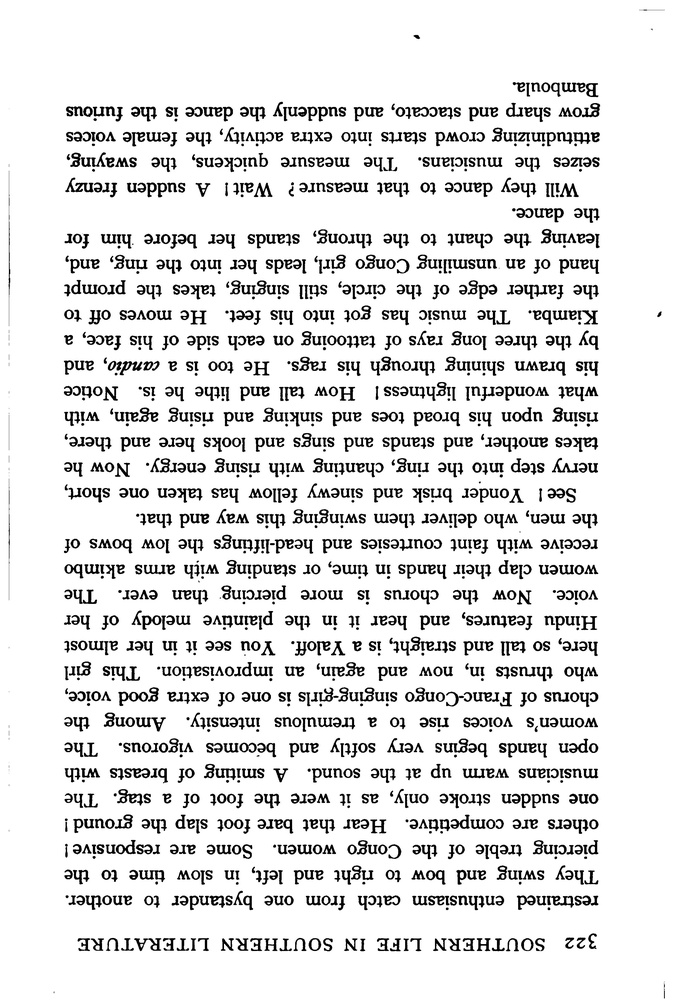
#> input picture images/inverted.jpg, 674 x 1000 px, shrunk from 2642 x 3918 before the run
$ python flip_detect.py
#> lines starting #> are read from the running program, lines starting #| are printed output that depends on the picture; long printed decimals are rounded
# Base stub obtained from below and modified as required.
# https://stackoverflow.com/questions/55654142/detect-if-a-text-image-is-upside-down
import cv2
import numpy as np
import matplotlib.pyplot as plt

# load image, convert to grayscale, threshold it at 127 and invert.
# page = cv2.imread('images/upright.jpg')
page = cv2.imread('images/inverted.jpg')
#> page is the input picture: shape (1000, 674, 3); min 0, max 255, mean 226.6

page = cv2.cvtColor(page, cv2.COLOR_BGR2GRAY)
#> page: shape (1000, 674)
page = cv2.threshold(page, 127, 255, cv2.THRESH_BINARY_INV)[1]
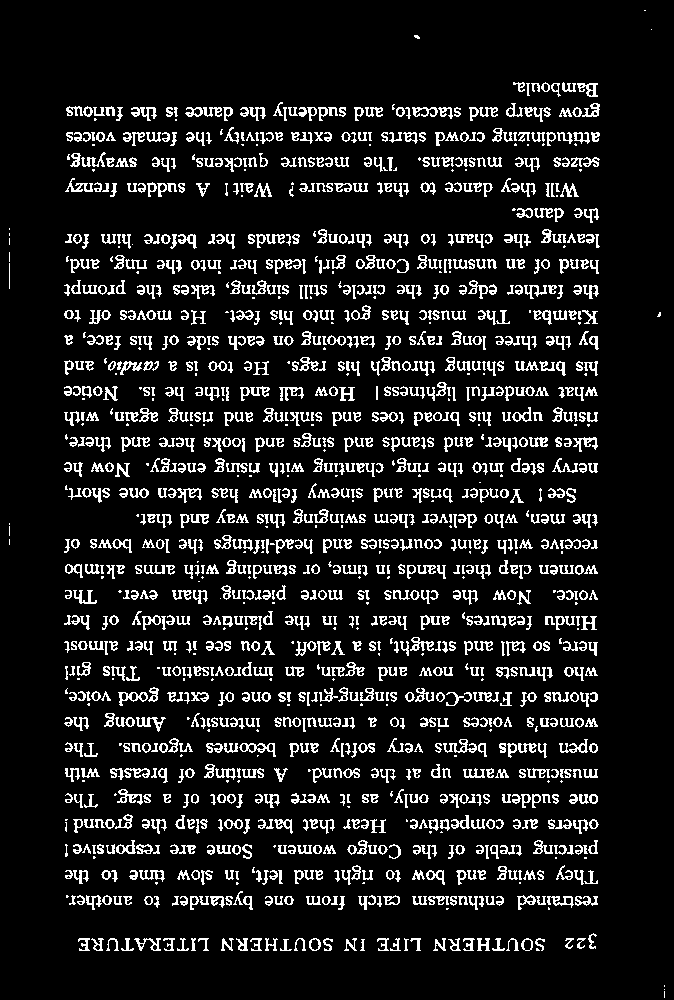
#> page: shape (1000, 674); 10.9% white in thin lines or dots

# project the page to the side and smooth it with a gaussian
projection = np.sum(page, 1)
#> projection = 1000 values, max 87975 at index 108, min 0 at index 0, mean 18715.2
gaussian_filter = np.exp(-(np.arange(-3, 3, 0.1)**2))
gaussian_filter /= np.sum(gaussian_filter)
smooth = np.convolve(projection, gaussian_filter)
#> smooth = 1059 values, max 33643.4 at index 142, min 0 at index 0, mean 17672.5

x = range(len(projection))
plt.figure()
plt.plot(x, projection)
plt.show()
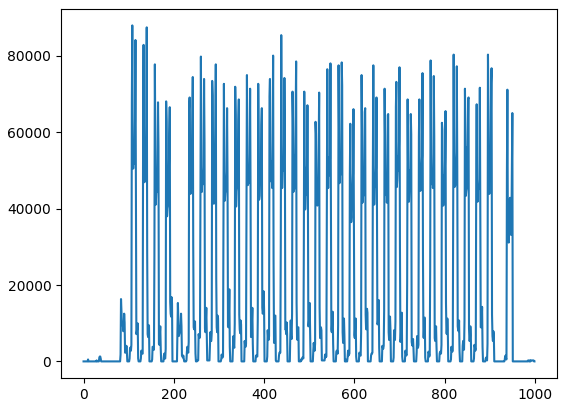
#> figure drawn by matplotlib, 1 panel; curve peaks at x = 108, y = 87975


x = range(len(smooth))
plt.figure()
plt.plot(x, smooth)
plt.show()
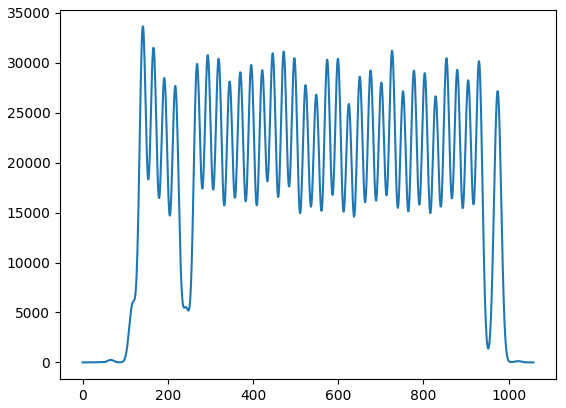
#> figure drawn by matplotlib, 1 panel; curve peaks at x = 142, y = 33643.4

# find the pixel values where we expect lines to start and end
mask = smooth > np.average(smooth)
edges = np.convolve(mask, [1, -1])
#> edges = 1060 values, max 1 at index 133, min -1 at index 178, mean 0
line_starts = np.where(edges == 1)[0]
#> line_starts = 30 values from 133 to 967
line_endings = np.where(edges == -1)[0]
#> line_endings = 30 values from 178 to 982

# count lines with peaks on the lower side
lower_peaks = 0
for start, end in zip(line_starts, line_endings):
    line = smooth[start:end]
    if np.argmax(line) < len(line)/2:
        lower_peaks += 1
#> this loop made 30 passes
#> (start, end) on passes 1 to 12: (133, 178), (183, 201), (209, 226), (261, 280), (283, 306), (309, 330), (336, 355), (361, 381), (386, 406), (412, 457), (462, 484), (486, 507)
#> after the loop, lower_peaks = 21

print(lower_peaks)
#| 21
print(line_starts)
#| [133 183 209 261 283 309 336 361 386 412 462 486 515 540 565 589 617 642
#|  666 692 716 744 769 794 820 844 870 896 921 967]
flip_confidence = float(lower_peaks) / len(line_starts)*100
#> flip_confidence = 70

# if more peaks are on the lower side then orientation is correct (not inverted)

if (flip_confidence < 50):
	print('Flipped Image Confidence: ' + str(100-flip_confidence))
else:
	print('Upright Image Confidence: ' + str(flip_confidence))
#| Upright Image Confidence: 70.0

$ run again, with images/upright.jpg copied over images/inverted.jpg
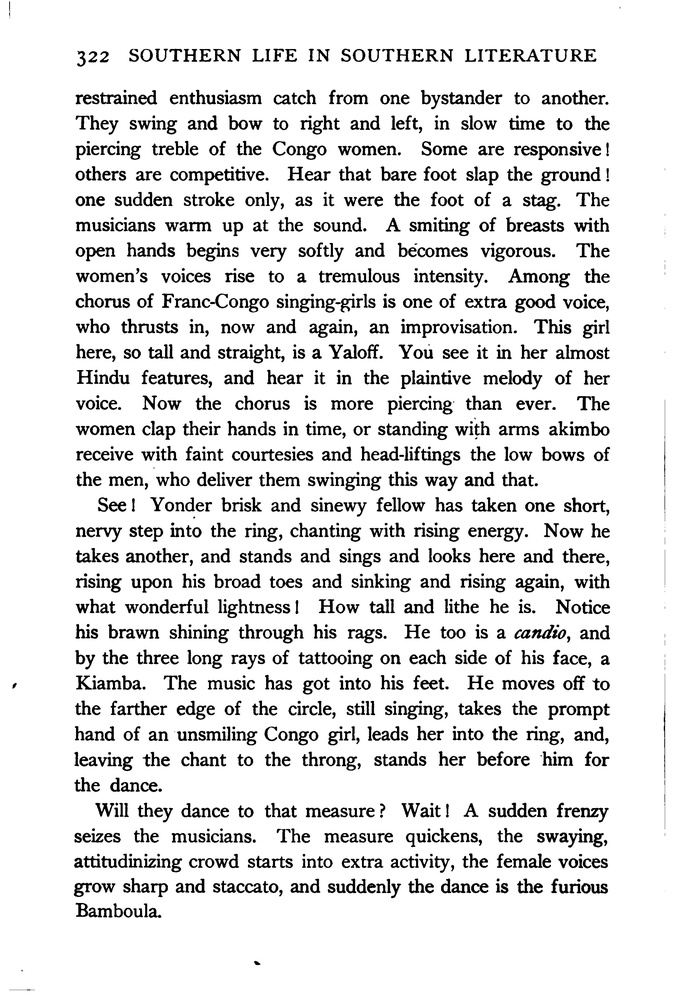
#> input picture images/upright.jpg, 674 x 1000 px, shrunk from 2642 x 3918 before the run
#> page is the input picture: shape (1000, 674, 3); min 0, max 255, mean 226.6
#> `page = cv2.threshold(page, 127, 255, cv2.THRESH_BINARY_INV)[1]`:
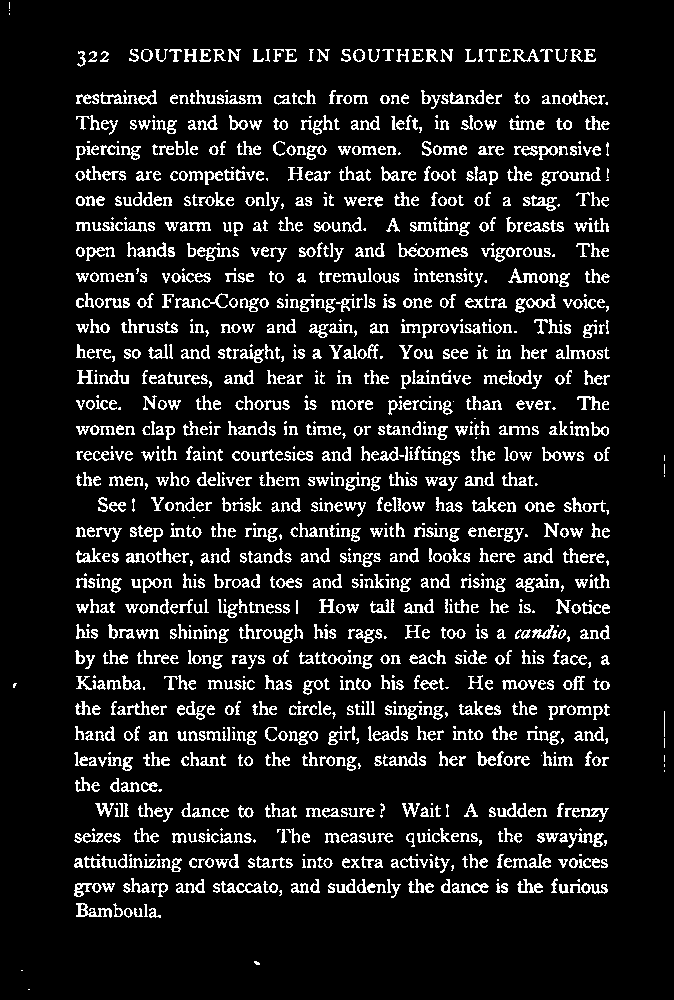
#> page: shape (1000, 674); 10.9% white in thin lines or dots
#> projection = 1000 values, max 87720 at index 859, min 0 at index 0, mean 18707.6
#> smooth = 1059 values, max 33526.4 at index 917, min 0 at index 0, mean 17665.3
#> `plt.show()`:
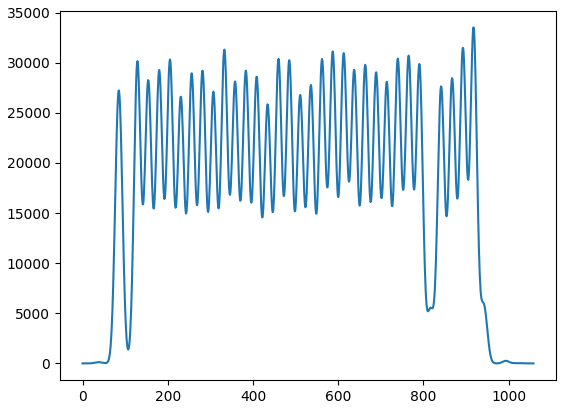
#> figure drawn by matplotlib, 1 panel; curve peaks at x = 917, y = 33526.4
#> edges = 1060 values, max 1 at index 78, min -1 at index 93, mean 0
#> line_starts = 30 values from 78 to 882
#> line_endings = 30 values from 93 to 927
#> the loop `for start, end in zip(line_starts, line_endings):` made 30 passes
#> (start, end) on passes 1 to 8: (78, 93), (121, 139), (145, 164), (171, 190), (195, 216), (222, 240), (247, 266), (272, 291)
#> after the loop `for start, end in zip(line_starts, line_endings):`: lower_peaks = 22
#| 22
#| [ 78 121 145 171 195 222 247 272 299 323 348 374 399 427 451 475 503 527
#|  553 576 603 654 680 705 730 754 780 834 859 882]
#> flip_confidence = 73.33
#| Upright Image Confidence: 73.333
